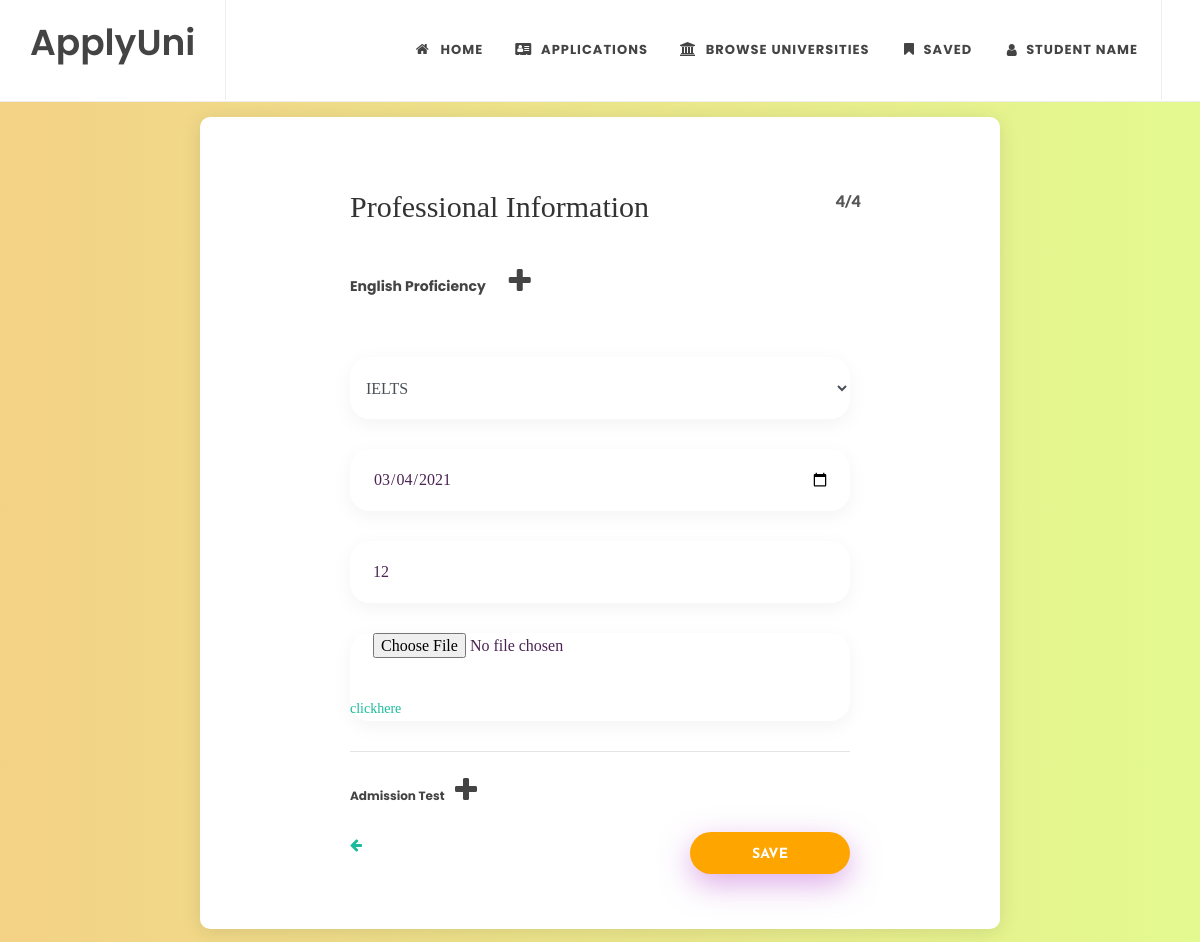
The page /stdpro (signed in, upper part) on the database as committed earlier.
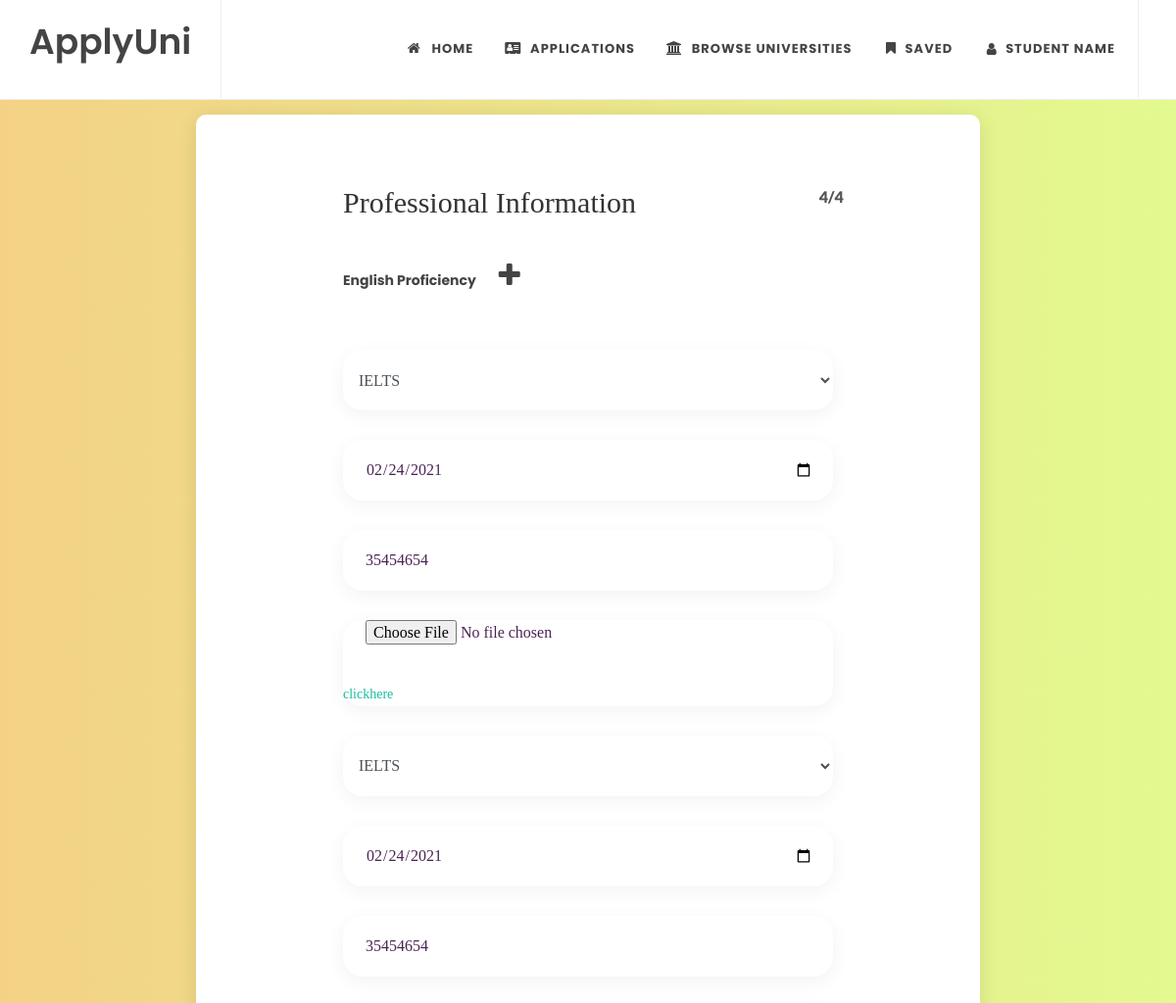
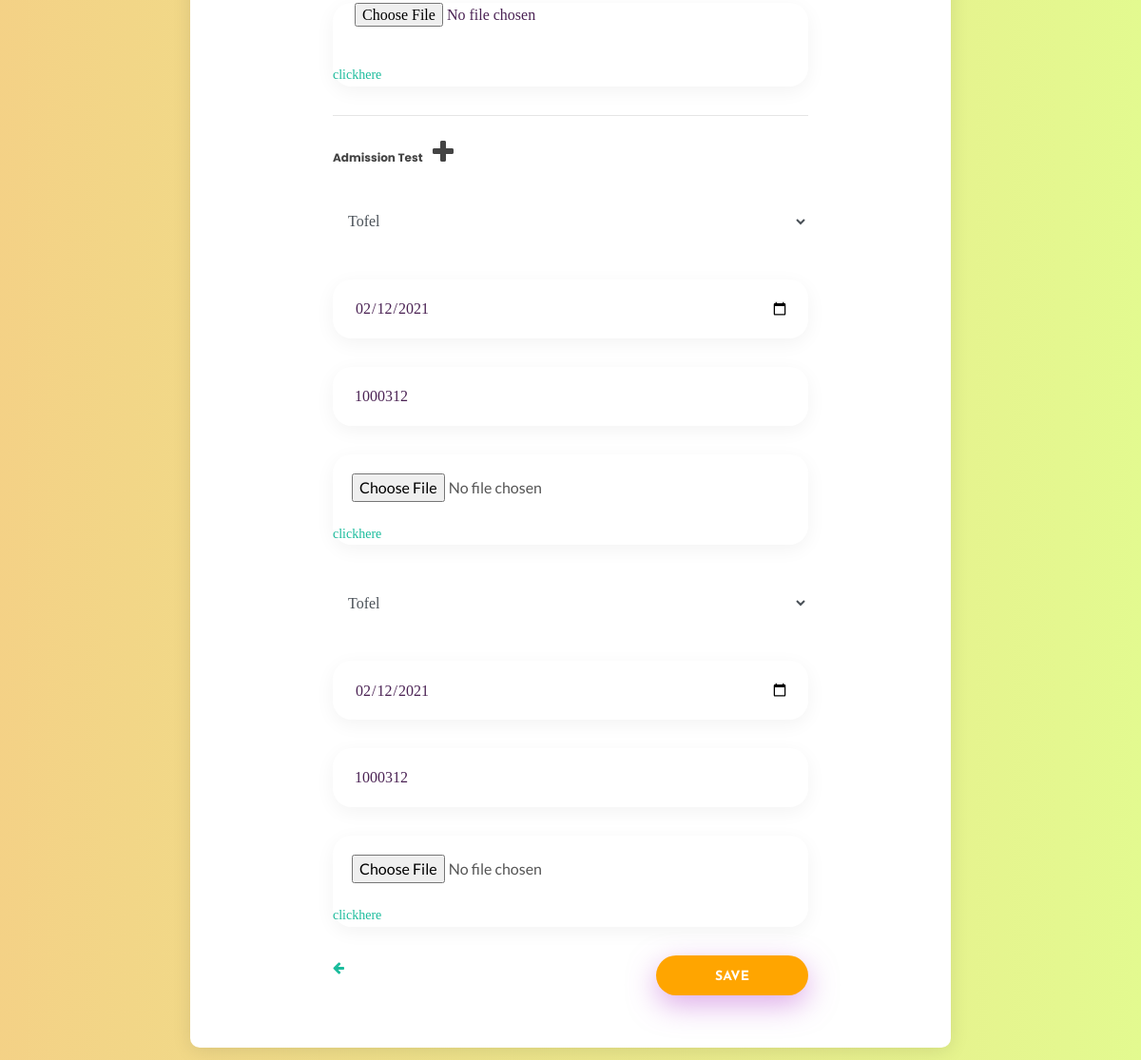
The same page on the database as committed later (2 pictures, top to bottom).
### Portal/models/stddetail.py (models this page shows, shortened)
class Stdpro(models.Model):
    Email=models.EmailField()
    Testeng=models.CharField(max_length=50,null=True)
    Yeareng=models.CharField(max_length=10,null=True)
    Overallscoreeng=models.CharField(max_length=10,null=True)
    Uploadeng=models.FileField(upload_to="",null=True)
    Urleng=models.CharField(max_length=10,null=True)
    @staticmethod
    def get_stdpro_by_email(Email):
            try:
                return Stdpro.objects.all().filter(Email=Email)
            except:
                False

class Stdpro1(models.Model):
    Email=models.EmailField()
    Testad=models.CharField(max_length=50,null=True)
    Yearad=models.CharField(max_length=10,null=True)
    Overallscoread=models.CharField(max_length=10,null=True)
    Uploadad=models.FileField(upload_to="",null=True)
    Urlad=models.CharField(max_length=10,null=True)
    @staticmethod
    def get_stdpro1_by_email(Email):
            try:
                return Stdpro1.objects.all().filter(Email=Email)
            except:
                False

### Portal/views/stdprofile.py (the view, shortened to what this page needs)
# urls.py: path('stdpro',stdpro.as_view(),name='stdpro'),
class stdpro(View):
    def get(self,request):
        data={}
        student=Student.get_student_by_email(request.session['Email'])
        if(student):
            stdpro=Stdpro.get_stdpro_by_email(student.Email)
            stdpro1=Stdpro1.get_stdpro1_by_email(student.Email)
        if(stdpro):
            testeng=[]
            yeareng=[]
            overallscoreeng=[]
            uploadeng=[]
            for i in range(0,len(stdpro)):
                testeng.append(stdpro[i].Testeng)
                yeareng.append(stdpro[i].Yeareng)
                overallscoreeng.append(stdpro[i].Overallscoreeng)
                uploadeng.append(stdpro[i].Urleng)
            list=[]
            for i in range(0,len(stdpro)):
                list.append({'Testeng':testeng[i],
                         'Yeareng':yeareng[i],
                              'Overallscoreeng':overallscoreeng[i],
                                                  'Uploadeng':uploadeng[i]})
            data['stdpro']=list
        if(stdpro1):
            testad=[]
            yearad=[]
            overallscoread=[]
            uploadad=[]
            for i in range(0,len(stdpro1)):
                testad.append(stdpro1[i].Testad)
                yearad.append(stdpro1[i].Yearad)
                overallscoread.append(stdpro1[i].Overallscoread)
                uploadad.append(stdpro1[i].Urlad)
            list1=[]
            for i in range(0,len(stdpro1)):
                list1.append({'Testad':testad[i],
                         'Yearad':yearad[i],
                              'Overallscoread':overallscoread[i],
                                                  'Uploadad':uploadad[i]})
            data['stdpro1']=list1
        return render(request,'Contactform_v9/professional.html',data)

### Portal/templates/Contactform_v9/professional.html (shortened to what this page needs)
{% load static %}
<!DOCTYPE html>
<html lang="en">
  <head>
    <link
      rel="stylesheet"
      href="https://stackpath.bootstrapcdn.com/font-awesome/4.7.0/css/font-awesome.min.css"
    />
    <link
      rel="stylesheet"
      type="text/css"
      href="{% static 'vendor/bootstrap/css/bootstrap.min.css' %}"
    />
    <link
      rel="stylesheet"
      type="text/css"
      href="{% static 'fonts/font-awesome-4.7.0/css/font-awesome.min.css' %}"
    />
    <link
      rel="stylesheet"
      type="text/css"
      href="{% static 'fonts/iconic/css/material-design-iconic-font.min.css' %}"
    />
    <link
      rel="stylesheet"
      type="text/css"
      href="{% static 'vendor/animate/animate.css' %}"
    />
    <link
      rel="stylesheet"
      type="text/css"
      href="{% static 'vendor/css-hamburgers/hamburgers.min.css' %}"
    />
    <link
      rel="stylesheet"
      type="text/css"
      href="{% static 'vendor/animsition/css/animsition.min.css' %}"
    />
    <link
      rel="stylesheet"
      type="text/css"
      href="{% static 'vendor/select2/select2.min.css' %}"
    />
    <link
      rel="stylesheet"
      type="text/css"
      href="{% static 'vendor/daterangepicker/daterangepicker.css' %}"
    />
    <link rel="stylesheet" type="text/css" href="{% static 'css/util.css' %}" />
    <link rel="stylesheet" type="text/css" href="{% static 'css/main.css' %}" />
  </head>
  <body>
    {% include 'Student_portal/Form_Nav.html' %}
    <div class="container-contact100">
      <div
        class="contact100-map"
        id="google_map"
        data-map-x="40.722047"
        data-map-y="-73.986422"
        data-pin="images/icons/map-marker.png"
        data-scrollwhell="0"
        data-draggable="1"
      ></div>
      <div class="wrap-contact100">
        <form
          class="contact100-form validate-form"
          action="/stdpro"
          method="POST"
          enctype="multipart/form-data"
        >
          <div class="row">
            <div class="col-lg-11 col-md-12">
              <span class="contact100-form-title">Professional Information</span>
            </div>
            <div class="col-lg-1 col-md-12">
              <span style="font-weight: 900">4/4</span>
            </div>
          </div>
          <span class="contact100-form-title">
            <h5>
              English Proficiency &nbsp &nbsp <a id="Add"><i class="fa fa-plus fa-2x p-2" aria-hidden="true" style="cursor: pointer; ;"></i></a>
            </h5>
          </span>
          {% for record in stdpro %}
          <div
            class="wrap-input100 validate-input rs1-wrap-input100"
            data-validate=""
          >
            <select
              id="inputState"
              class="form-control input100"
              style="border: none; height: 62px"
              name="Testeng[]"
            >
            {% if record.Testeng %}
            <option selected>{{record.Testeng}}</option>
            {% else %}
              <option selected>Choose Test</option>
              {% endif %}
            </select>
            <div>
              <span class="focus-input100"></span>
            </div>
          </div>
          <div
            class="wrap-input100 validate-input rs1-wrap-input100"
            data-validate="Please enter the Year Taken"
          >
            <input
              class="input100"
              type="date"
              name="Yeareng[]"
              placeholder="Year Taken"
              value="{{record.Yeareng}}"
            />
            <span class="focus-input100"></span>
          </div>
          <div
            class="wrap-input100 validate-input rs1-wrap-input100"
            data-validate="Please enter your Overall Score"
          >
            <input
              class="input100"
              type="text"
              name="Overallscoreeng[]"
              placeholder="Overall Score"
              value="{{record.Overallscoreeng}}"
            />
            <span class="focus-input100"></span>
          </div>
          <div
            class="wrap-input100 validate-input rs1-wrap-input100"
            data-validate="Please uplode the Doc"
          >
            <input
              type="file"
              class="form-control-file input100"
              name="Uploadeng[]"
              id="Uploadeng"
            />
            <a href="{{record.Uploadeng}}">clickhere</a>
            <span class="focus-input100"></span>
          </div>
          {% endfor %}
          <hr style="" />
          <h6>Admission Test
            <a id="Add1"><i class="fa fa-plus fa-2x p-2" aria-hidden="true" style="cursor: pointer; ;"></i></a>
          </h6>
         {% for record in stdpro1 %}
          <div
            class="wrap-input100 validate-input rs1-wrap-input100"
            data-validate="Please enter your Test"
          >
            <select
              id="inputState"
              class="form-control input100"
              style="border: none; height: 62px"
              name="Testad[]"
            >
            {% if record.Testad %}
            <option selected>{{record.Testad}}</option>
            {% else %}
              <option selected>Choose the Test</option>
              {% endif %}
            </select>
          </div>
          <div
            class="wrap-input100 validate-input rs1-wrap-input100"
            data-validate="Please enter the Year Taken"
          >
            <input
              class="input100"
              type="date"
              name="Yearad[]"
              placeholder="Year Taken"
              value="{{record.Yearad}}"
            />
            <span class="focus-input100"></span>
          </div>
          <div
            class="wrap-input100 validate-input rs1-wrap-input100"
            data-validate="Please enter your Overall Score"
          >
            <input
              class="input100"
              type="text"
              name="Overallscoread[]"
              placeholder="Overall Score"
              value="{{record.Overallscoread}}"
            />
            <span class="focus-input100"></span>
          </div>
          <div
            class="wrap-input100 validate-input rs1-wrap-input100"
            data-validate="Please Uplode the Doc"
          >
            <input
              type="file"
              class="form-control-file "
              name="Uploadad[]"
              id="Uploadad"
              style="padding: 20px;width: 100%;margin-top: 10px;border: none;"
            />
            <a href="{{record.Uploadad}}">clickhere</a>
            <span class="focus-input100"></span>
          </div>
             {% endfor %}
          <div style="display: flex; justify-content: space-between">
            <div class="">
              <a href="/stdcour">
                <i class="fa fa-arrow-left"></i>
              </a>
            </div>
            <div class="">
              <button class="contact100-form-btn" type="submit">save</button>
            </div>
          </div>
        </form>
      </div>
    </div>
  </body>
</html>

### Portal/templates/Student_portal/Form_Nav.html (shortened to what this page needs)
{% load static %}
<!DOCTYPE html>
<html dir="ltr" lang="en-US">
  <head>
    <link
      rel="stylesheet"
      href="{% static 'images/bootstrap.css' %}"
      type="text/css"
    />
    <link
      rel="stylesheet"
      href="{% static 'images/style.css' %}"
      type="text/css"
    />
    <link
      rel="stylesheet"
      href="{% static 'images/dark.css' %}"
      type="text/css"
    />
    <link
      rel="stylesheet"
      href="{% static 'vendor/font-icons.css' %}"
      type="text/css"
    />
    <link
      rel="stylesheet"
      href="https://stackpath.bootstrapcdn.com/font-awesome/4.7.0/css/font-awesome.min.css"
    />
    <link
      rel="stylesheet"
      href="{% static 'images/custom.css' %}"
      type="text/css"
    />
  </head>
  <body class="stretched">
    <header id="header" class="full-header">
      <div id="header-wrap">
        <div class="container">
          <div class="header-row">
            <div id="logo">
              <a
                href="index.html"
                class="standard-logo"
                data-dark-logo="images/logo-dark.png"
              >
                <h1 class="pt-3">ApplyUni</h1>
              </a>
            </div>
            <nav class="primary-menu">
              <ul class="menu-container">
                <li class="menu-item">
                  <a class="menu-link" href="/stdhome"
                    ><div>
                      <i class="fa fa-home mt-1"></i>
                      Home
                    </div></a
                  >
                </li>
                <li class="menu-item page-scroll">
                  <a class="menu-link" href="stdappl">
                    <div>
                      <i class="fa fa-address-card mt-1"></i>
                      Applications
                    </div></a
                  >
                </li>
                <li class="menu-item mega-menu page-scroll">
                  <a class="menu-link" href="stduni"
                    ><div>
                      <i class="fa fa-university mt-1"></i>
                      Browse Universities
                    </div></a
                  >
                </li>
                <li class="menu-item mega-menu page-scroll">
                  <a class="menu-link" href="stdsaved"
                    ><div>
                      <i class="fa fa-bookmark mt-1 fa-2x"></i>Saved
                    </div></a
                  >
                </li>
                <li class="menu-item page-scroll">
                  <a class="menu-link" href="#"
                    ><div>
                      <i class="fa fa-user fa-2x" style="margin-top: 5px"></i
                      >student Name
                    </div></a
                  >
                </li>
              </ul>
            </nav>
          </div>
        </div>
      </div>
      <div class="header-wrap-clone"></div>
    </header>
  </body>
</html>

Rows that differ between the two databases and show on the page:
removed Stdpro: Testeng "IELTS", Yeareng "03/04/2021", Overallscoreeng "12"
added Stdpro: Testeng "IELTS", Yeareng "02/24/2021", Overallscoreeng "35454654"
added Stdpro: Testeng "IELTS", Yeareng "02/24/2021", Overallscoreeng "35454654"
added Stdpro1: Testad "Tofel", Yearad "02/12/2021", Overallscoread "1000312"
added Stdpro1: Testad "Tofel", Yearad "02/12/2021", Overallscoread "1000312"
Other text that changed with them:
new list line: " clickhere"
